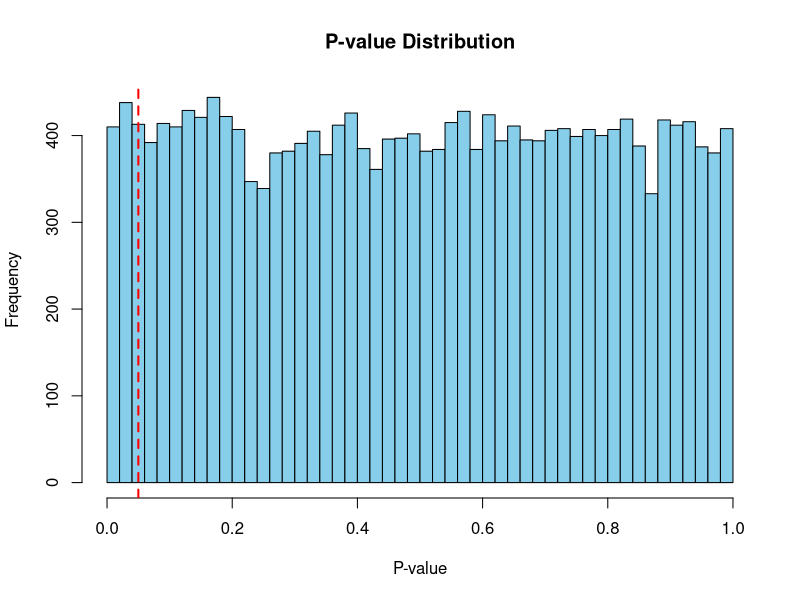
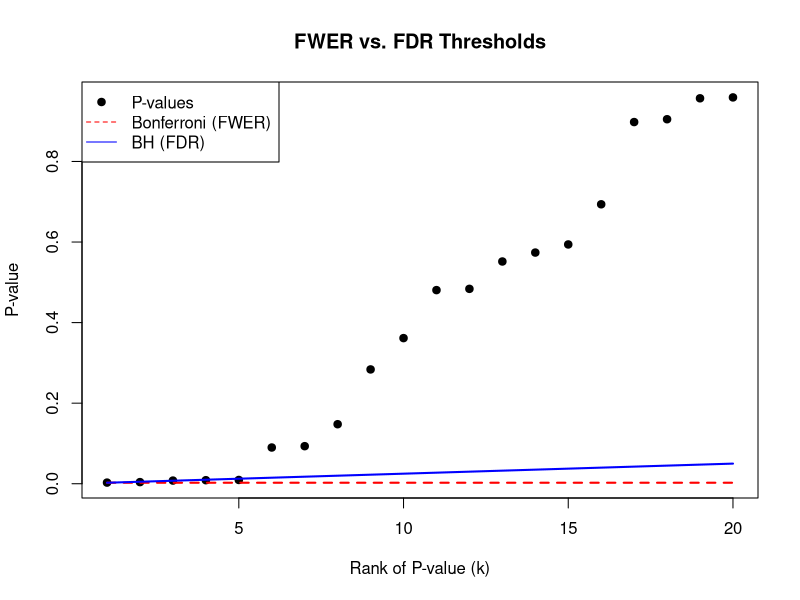
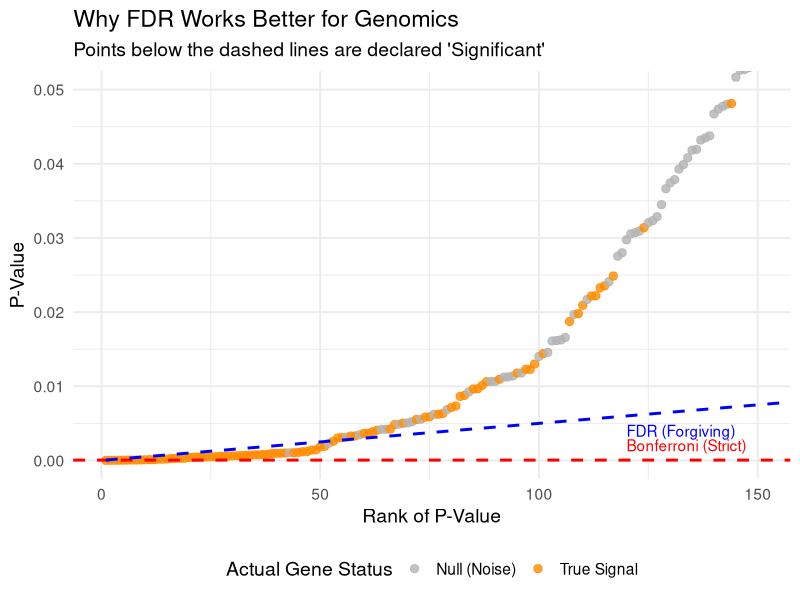

The R script that drew these images, in order:
## ---- chunk 1
set.seed(42)
m <- 20000
p_values <- runif(m, 0, 1) # Null hypothesis is true for all

# Expected false positives at alpha = 0.05
alpha <- 0.05
false_positives <- sum(p_values < alpha)
print(paste("Expected False Positives:", m * alpha))
print(paste("Actual Simulated False Positives:", false_positives))

# Visual: Distribution of P-values (Page 2)
hist(p_values, breaks = 50, col = "skyblue", main = "P-value Distribution",
     xlab = "P-value", ylab = "Frequency")
abline(v = alpha, col = "red", lwd = 2, lty = 2)
## ---- chunk 2
m <- 20 # Number of tests
alpha <- 0.05
k <- 1:m

# 1. Bonferroni Threshold (FWER)
# Constant line: alpha / m
bonf_threshold <- rep(alpha / m, m) 

# 2. BH Threshold (FDR)
# Linear line: (k / m) * alpha
bh_threshold <- (k / m) * alpha 

# Simulated P-values (some signal, some noise)
set.seed(123)
p_values <- sort(c(runif(5, 0, 0.01), runif(15, 0.05, 1)))

# Plotting the Comparison
plot(k, p_values, pch = 19, col = "black", 
     main = "FWER vs. FDR Thresholds",
     xlab = "Rank of P-value (k)", ylab = "P-value")
lines(k, bonf_threshold, col = "red", lwd = 2, lty = 2) # Bonferroni
lines(k, bh_threshold, col = "blue", lwd = 2)           # FDR/BH

legend("topleft", legend = c("P-values", "Bonferroni (FWER)", "BH (FDR)"),
       col = c("black", "red", "blue"), lty = c(NA, 2, 1), pch = c(19, NA, NA))
       
## ---- chunk 3

# Set seed so the random numbers are exactly the same every time you run it
set.seed(42)

# 1. Simulate the Data
n_genes <- 1000
n_samples_per_group <- 10
alpha <- 0.05

# We will simulate 1000 genes. 
# The first 900 have NO real difference (Null is true).
# The last 100 have a REAL difference (Alternative is true).

# Control Group (Group A)
group_A <- matrix(rnorm(n_genes * n_samples_per_group, mean = 10, sd = 2), nrow = n_genes)

# Treatment Group (Group B)
group_B_null <- matrix(rnorm(900 * n_samples_per_group, mean = 10, sd = 2), nrow = 900)
group_B_diff <- matrix(rnorm(100 * n_samples_per_group, mean = 13, sd = 2), nrow = 100) 
group_B <- rbind(group_B_null, group_B_diff)

# 2. Run t-tests on all 1000 genes
p_values <- numeric(n_genes)
for(i in 1:n_genes) {
  test <- t.test(group_A[i, ], group_B[i, ])
  p_values[i] <- test$p.value
}

# 3. Apply the Corrections
# A) Uncorrected
sig_uncorrected <- p_values < alpha

# B) FWER: Bonferroni
p_bonferroni <- p.adjust(p_values, method = "bonferroni")
sig_bonferroni <- p_bonferroni < alpha

# C) FDR: Benjamini-Hochberg (BH)
p_fdr <- p.adjust(p_values, method = "BH")
sig_fdr <- p_fdr < alpha

# 4. Tally the Results!
# Remember: Genes 1-900 are Null (False Positives if flagged)
# Genes 901-1000 are True signals (True Positives if flagged)

results <- data.frame(
  Method = c("Uncorrected (p < 0.05)", "Bonferroni (FWER)", "Benjamini-Hochberg (FDR)"),
  Total_Flags = c(sum(sig_uncorrected), sum(sig_bonferroni), sum(sig_fdr)),
  False_Positives = c(sum(sig_uncorrected[1:900]), sum(sig_bonferroni[1:900]), sum(sig_fdr[1:900])),
  True_Positives = c(sum(sig_uncorrected[901:1000]), sum(sig_bonferroni[901:1000]), sum(sig_fdr[901:1000]))
)

print("--- Case Study Results ---")
print(results)
## ---- chunk 4
# Make sure to install ggplot2 if you haven't already: install.packages("ggplot2")
library(ggplot2)

# 1. Prepare the data for plotting
# We need to track which genes were actually true differences vs. nulls
gene_type <- c(rep("Null (Noise)", 900), rep("True Signal", 100))

plot_data <- data.frame(
  Gene_ID = 1:n_genes,
  P_Value = p_values,
  Type = gene_type
)

# 2. Sort the data by P-value (critical for the BH procedure)
plot_data <- plot_data[order(plot_data$P_Value), ]
plot_data$Rank <- 1:n_genes

# 3. Calculate the threshold lines
# Bonferroni is a flat line: alpha / m
bonferroni_threshold <- alpha / n_genes

# Benjamini-Hochberg is a diagonal line: (Rank / m) * alpha
plot_data$BH_Threshold <- (plot_data$Rank / n_genes) * alpha

# 4. Create the plot
# Note: We zoom in on the bottom left corner (lowest p-values) 
# because that is where the action happens!
p <- ggplot(plot_data, aes(x = Rank, y = P_Value)) +
  # Plot the actual p-values
  geom_point(aes(color = Type), alpha = 0.8, size = 2.5) +
  
  # Draw the Bonferroni line (Red)
  geom_hline(yintercept = bonferroni_threshold, color = "red", 
             linetype = "dashed", linewidth = 1) +
  annotate("text", x = 120, y = bonferroni_threshold + 0.002, 
           label = "Bonferroni (Strict)", color = "red", hjust = 0) +
  
  # Draw the FDR line (Blue)
  geom_line(aes(y = BH_Threshold), color = "blue", 
            linetype = "dashed", linewidth = 1) +
  annotate("text", x = 120, y = (120/n_genes)*alpha - 0.002, 
           label = "FDR (Forgiving)", color = "blue", hjust = 0) +
  
  # Zoom in on the top 150 most significant genes
  coord_cartesian(xlim = c(1, 150), ylim = c(0, 0.05)) +
  
  # Aesthetics and labels
  scale_color_manual(values = c("Null (Noise)" = "gray70", "True Signal" = "darkorange")) +
  theme_minimal(base_size = 14) +
  labs(
    title = "Why FDR Works Better for Genomics",
    subtitle = "Points below the dashed lines are declared 'Significant'",
    x = "Rank of P-Value",
    y = "P-Value",
    color = "Actual Gene Status"
  ) +
  theme(legend.position = "bottom")

# Display the plot
print(p)
